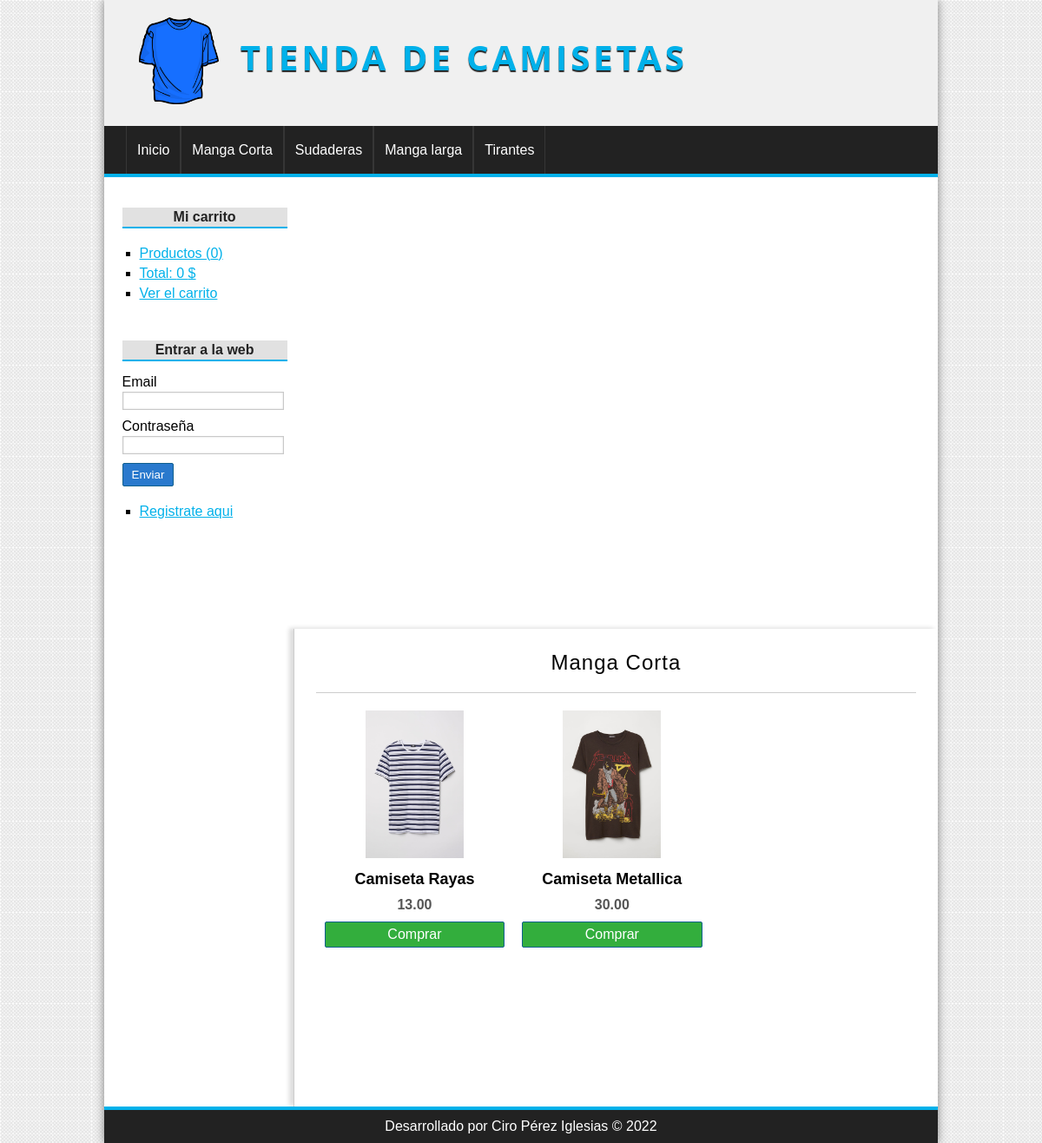
The page /categoria/ver&id=4 on the database its author committed.
### tables this page shows
CREATE TABLE `categorias` (
  `id` int(255) NOT NULL,
  `nombre` varchar(100) NOT NULL
);

CREATE TABLE `productos` (
  `id` int(255) NOT NULL,
  `categoria_id` int(255) NOT NULL,
  `nombre` varchar(100) NOT NULL,
  `descripcion` text DEFAULT NULL,
  `precio` float(100,2) NOT NULL,
  `stock` int(255) NOT NULL,
  `oferta` varchar(2) DEFAULT NULL,
  `fecha` date NOT NULL,
  `imagen` varchar(255) DEFAULT NULL
);

### config/db.php (called while the page is built)
<?php
class Database{
	public static function connect(){
		$db = new mysqli('localhost', 'root', '', 'tienda_master');
		$db->query("SET NAMES 'utf8'");
		return $db;
	}
}

### helpers/utils.php (called while the page is built, shortened)
<?php
class Utils{
	public static function showCategorias(){
		require_once 'models/categoria.php';
		$categoria = new Categoria();
		$categorias = $categoria->getAll();
		return $categorias;
	}
}

### models/categoria.php (called while the page is built, shortened)
<?php
class Categoria{
	private $id;
	private $db;
	public function __construct() {
		$this->db = Database::connect();
	}
	function getId() {
		return $this->id;
	}
	function setId($id) {
		$this->id = $id;
	}
	public function getAll(){
		$categorias = $this->db->query("SELECT * FROM categorias ORDER BY id DESC;");
		return $categorias;
	}
	public function getOne(){
		$categoria = $this->db->query("SELECT * FROM categorias WHERE id={$this->getId()}");
		return $categoria->fetch_object();
	}
}

### controllers/CategoriaController.php (called while the page is built, shortened)
<?php
require_once 'models/categoria.php';
require_once 'models/producto.php';
class categoriaController{
	public function ver(){
		if(isset($_GET['id'])){
			$id = $_GET['id'];
			$categoria = new Categoria();
			$categoria->setId($id);
			$categoria = $categoria->getOne();
			$producto = new Producto();
			$producto->setCategoria_id($id);
			$productos = $producto->getAllCategory();
		}
		require_once 'views/categoria/ver.php';
	}
}

### models/producto.php (called while the page is built, shortened)
<?php
class Producto{
	private $categoria_id;
	private $db;
	public function __construct() {
		$this->db = Database::connect();
	}
	function getCategoria_id() {
		return $this->categoria_id;
	}
	function setCategoria_id($categoria_id) {
		$this->categoria_id = $categoria_id;
	}
	public function getAllCategory(){
		$sql = "SELECT p.*, c.nombre AS 'catnombre' FROM productos p "
				. "INNER JOIN categorias c ON c.id = p.categoria_id "
				. "WHERE p.categoria_id = {$this->getCategoria_id()} "
				. "ORDER BY id DESC";
		$productos = $this->db->query($sql);
		return $productos;
	}
}

### views/categoria/ver.php (the view)
<?php if (isset($categoria)): ?>
	<h1><?= $categoria->nombre ?></h1>
	<?php if ($productos->num_rows == 0): ?>
		<p>No hay productos para mostrar</p>
	<?php else: ?>
		<?php while ($product = $productos->fetch_object()): ?>
			<div class="product">
				<a href="<?= base_url ?>producto/ver&id=<?= $product->id ?>">
					<?php if ($product->imagen != null): ?>
						<img src="<?= base_url ?>uploads/images/<?= $product->imagen ?>" />
					<?php else: ?>
						<img src="<?= base_url ?>assets/img/camiseta.png" />
					<?php endif; ?>
					<h2><?= $product->nombre ?></h2>
				</a>
				<p><?= $product->precio ?></p>
				<a href="<?=base_url?>carrito/add&id=<?=$product->id?>" class="button">Comprar</a>
			</div>
		<?php endwhile; ?>
	<?php endif; ?>
<?php else: ?>
	<h1>La categoría no existe</h1>
<?php endif; ?>

### views/layout/header.php (shortened to what this page needs)
<!DOCTYPE HTML>
<html lang="es">
	<head>
		<link rel="stylesheet" href="<?=base_url?>assets/css/styles.css" />
	</head>
	<body>
		<div id="container">
			<header id="header">
				<div id="logo">
					<img src="<?=base_url?>assets/img/camiseta.png" alt="Camiseta Logo" />
					<a href="<?=base_url?>">
						Tienda de camisetas
					</a>
				</div>
			</header>
			<?php $categorias = Utils::showCategorias(); ?>
			<nav id="menu">
				<ul>
					<li>
						<a href="<?=base_url?>">Inicio</a>
					</li>
					<?php while($cat = $categorias->fetch_object()): ?>
						<li>
							<a href="<?=base_url?>categoria/ver&id=<?=$cat->id?>"><?=$cat->nombre?></a>
						</li>
					<?php endwhile; ?>
				</ul>
			</nav>
			<div id="content">

### assets/css/styles.css (style rules this page uses)
* { padding: 0px; margin: 0px; font-family: sans-serif, Helvetica, Arial; }
body { background: url(../img/bg.png); }
a { color: #01B1EA; }
#container { width: 80%; margin: 0px auto; box-shadow: 0px 0px 10px gray; background: white; }
#header { height: 145px; background: #F0F0F0; }
#logo { padding: 20px; margin-left: 20px; float:left; }
#logo img { float:left; height: 100px; }
#logo a { float:left; font-size: 40px; letter-spacing: 4px; font-family: 'Open Sans', Helvetica, Arial; text-transform: uppercase; color: #01B1EA; font-weight: bold; text-decoration: none; margin-top: 18px; margin-left: 25px; text-shadow: 0px 2px 1px #222222; transition: all 300ms; }
#menu { clear:both; background: #222; color: white; height: 55px; border-bottom: 4px solid #01B1EA; }
#menu ul { list-style: none; text-decoration: none; margin: 0px auto; margin-left: 25px; }
#menu ul li { line-height: 55px; float:left; border-right: 1px solid #363636; }
#menu a { display: block; color: white; text-decoration: none; padding-left: 12px; padding-right: 12px; transition: all 300ms; }
#menu a:first-child { border-left: 1px solid #363636; }
#content { margin: 0px auto; overflow: hidden; background: white; }
input[type="button"], input[type="submit"], button, .button { display: block; border-radius: 2px; width: auto; padding: 5px; padding-left: 10px; padding-right: 10px; color: white; background: #2979CD; border: 1px solid #11608E; cursor:pointer; }
.button { background: #33AE3D; color: white !important; text-decoration: none; }
#central h1 { font-size: 24px; font-weight: normal; letter-spacing: 1px; text-align: center; border-bottom: 1px solid #ccc; margin-bottom: 20px; padding: 20px; padding-top: 0px; }
.product { width: 30%; float:left; margin-left: 10px; margin-right: 10px; margin-bottom: 30px; text-align: center; }
.product a { color:black; text-decoration: none; }
.product img { height:170px; margin-bottom: 10px; }
.product h2 { font-size: 18px; margin-bottom: 10px; }
.product p { font-weight: bold; color: #555; margin-bottom: 10px; }

### rows shown on the page
categorias: nombre "Manga Corta"
categorias: nombre "Sudaderas"
categorias: nombre "Manga larga"
categorias: nombre "Tirantes"
productos: imagen (picture), nombre "Camiseta Rayas", precio "13.00"
productos: imagen (picture), nombre "Camiseta Metallica", precio "30.00"

### other values the page prints
$stats['count'] "0"
$stats['total'] "0"
